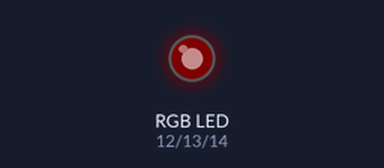
Bench run of a sketch on a simulated ESP32. On the bench: an RGB LED mixed from three pins (HIGH = lit). Dim RGB values are drawn brighter than linear.

Above: at 0.05 s.
At 1.0 s:
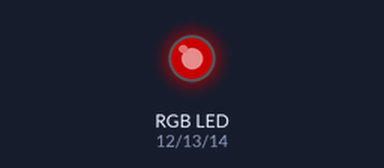
At 1.95 s:
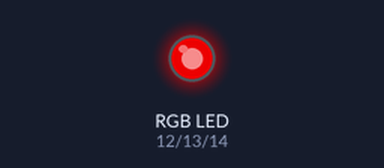
At 3.85 s:
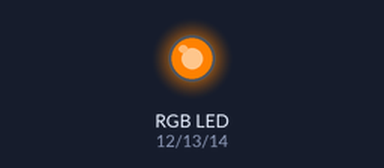
At 5.75 s:
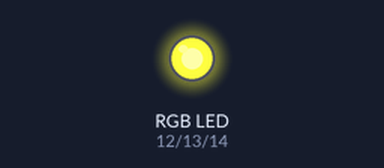
At 7.65 s:
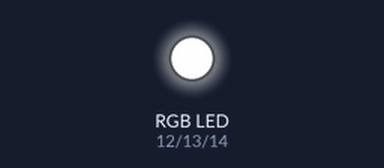
Timing chart, 0 to 10.0 s (numbered marks = the images above):
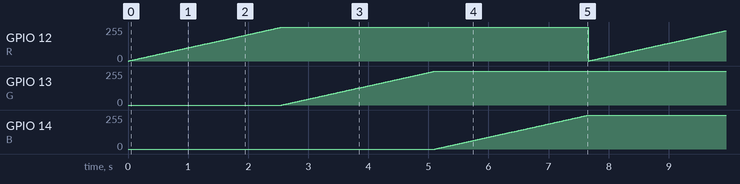

Measured:
- by itself, GPIO 12 (R), GPIO 13 (G), GPIO 14 (B): ramps from 0/255 to 253/255 and jumps back, once every 7.7 s

The sketch:

11_rgb.ino
```cpp
#define R 12
#define G 13
#define B 14

int freq = 5000;
int res = 8;
int ch = 0;

void setup() {
  // put your setup code here, to run once:
  ledcSetup(ch, freq, res);
  ledcSetup(ch+1, freq, res);
  ledcSetup(ch+2, freq, res);
  ledcAttachPin(R, ch);
  ledcAttachPin(G, ch+1);
  ledcAttachPin(B, ch+2);
}

void loop() {
  for(int j=0 ; j < 3 ; j ++){
    for(int i=0 ; i < 255; i++){
      ledcWrite(j, i);
      delay(10);
    }
  }
}
```
